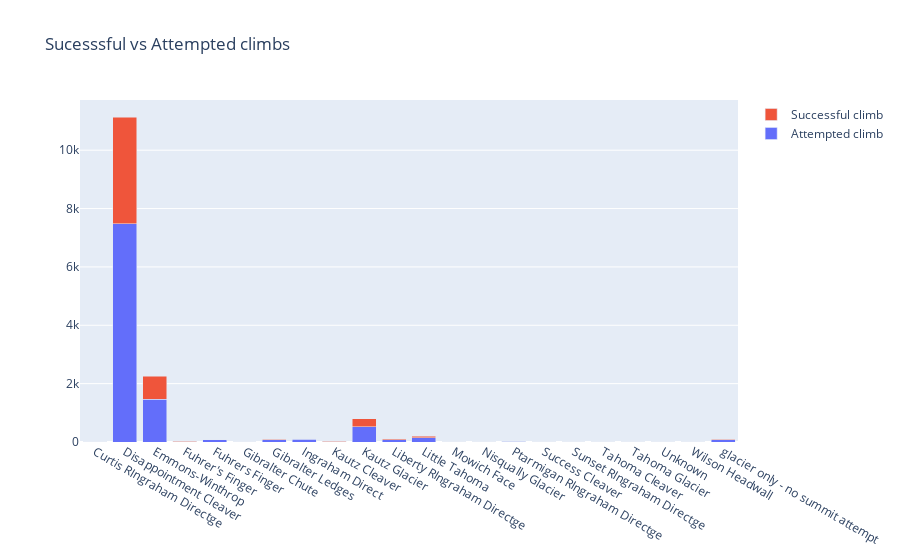

Notebook source saved alongside this figure:
### Markdown cell above
### Multivariate plots to understand relationship between attributes

### Code cell
# Visualize succeeded vs attempted climbs per route
data.loc[joined_data["Succeeded"]==1]

# create succeeded climbs dataset
succeded_data = joined_data[["Route","Succeeded"]].groupby("Route").sum().reset_index()
succeded_data.columns = ["Route", "Succeeded"]
#succeded_data.head()

# create attempted climbs dataset
attempts_data = joined_data[["Route","Attempted"]].groupby("Route").sum().reset_index()
attempts_data.columns=["Route", "Attempted"]
#attempts_data.head()

import plotly.graph_objs as go
from plotly.offline import download_plotlyjs, init_notebook_mode, plot, iplot

SuccessAttempt_data = [go.Bar(x=attempts_data.Route,
               y=attempts_data.Attempted, name = "Attempted climb"),
        go.Bar(x=succeded_data.Route,
               y=succeded_data.Succeeded, name = 'Successful climb'),]

layout = go.Layout(barmode='stack', title = 'Sucesssful vs Attempted climbs')

fig = go.Figure(data=SuccessAttempt_data, layout=layout)
iplot(fig)

### Figure 1 — Plotly figure (JSON) as saved in the notebook; plotly's stock layout.template omitted (floating-point values rounded to 4 significant figures)
{"data": [{"name": "Attempted climb", "type": "bar", "x": ["Curtis RIngraham Directge", "Disappointment Cleaver", "Emmons-Winthrop", "Fuhrer's Finger", "Fuhrers Finger", "Gibralter Chute", "Gibralter Ledges", "Ingraham Direct", "Kautz Cleaver", "Kautz Glacier", "Liberty RIngraham Directge", "Little Tahoma", "Mowich Face", "Nisqually Glacier", "Ptarmigan RIngraham Directge", "Success Cleaver", "Sunset RIngraham Directge", "Tahoma Cleaver", "Tahoma Glacier", "Unknown", "Wilson Headwall", "glacier only - no summit attempt"], "y": [4, 7487, 1462, 14, 76, 3, 80, 99, 17, 523, 73, 147, 6, 14, 19, 7, 2, 3, 11, 3, 5, 79]}, {"name": "Successful climb", "type": "bar", "x": ["Curtis RIngraham Directge", "Disappointment Cleaver", "Emmons-Winthrop", "Fuhrer's Finger", "Fuhrers Finger", "Gibralter Chute", "Gibralter Ledges", "Ingraham Direct", "Kautz Cleaver", "Kautz Glacier", "Liberty RIngraham Directge", "Little Tahoma", "Mowich Face", "Nisqually Glacier", "Ptarmigan RIngraham Directge", "Success Cleaver", "Sunset RIngraham Directge", "Tahoma Cleaver", "Tahoma Glacier", "Unknown", "Wilson Headwall", "glacier only - no summit attempt"], "y": [2, 3647, 787, 4, 9, 0, 11, 7, 6, 267, 32, 56, 2, 0, 9, 2, 0, 3, 4, 0, 0, 13]}], "layout": {"autosize": true, "barmode": "stack", "title": {"text": "Sucesssful vs Attempted climbs"}, "xaxis": {"autorange": true, "range": [-0.5, 21.5], "type": "category"}, "yaxis": {"autorange": true, "range": [0, 11720], "type": "linear"}}}
